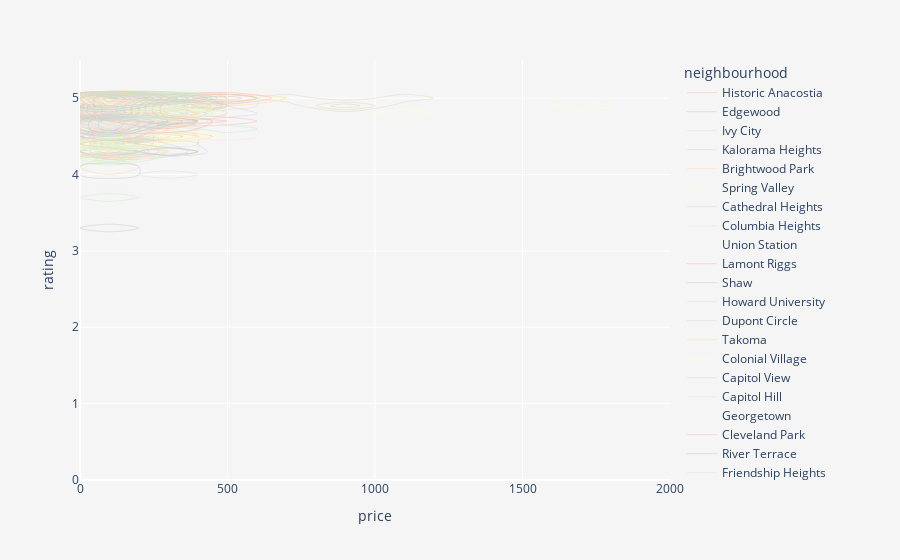

Notebook code cell kept with this figure:
### Code cell
fig = px.density_contour(df_cleaned, x="price", y="rating", color="neighbourhood",range_x=[0, 2000],range_y=[0,5.5],color_discrete_map=color_map )
fig.update_layout(
    plot_bgcolor='whitesmoke',  # Inner background color
    paper_bgcolor='whitesmoke' # Outer background color
)
fig.show()

### Figure 1 — Plotly figure (JSON) as saved in the notebook; plotly's stock layout.template omitted (floating-point values rounded to 4 significant figures; data arrays with more than 128 entries replaced by an {"elided": "..."} marker saying what was removed)
{"data": [{"contours": {"coloring": "none"}, "hovertemplate": "neighbourhood=Historic Anacostia<br>price=%{x}<br>rating=%{y}<br>count=%{z}<extra></extra>", "legendgroup": "Historic Anacostia", "line": {"color": "rgb(251,180,174)"}, "name": "Historic Anacostia", "showlegend": true, "type": "histogram2dcontour", "x": [67, 95, 84, 450, 96, 100, 198, 58, 80, 124, 178, 85, 150, 439, 271, 60, 86, 182, 119, 80, 212, 90, 171, 80], "xaxis": "x", "xbingroup": "x", "y": [4.64, 4.95, 4.66, 4.74, 4.33, 4.43, 4.33, 4.45, 4.94, 5, 4.84, 4.79, 4.59, 4.98, 4.73, 4.36, 4.88, 4.33, 4.53, 4.9, 4.73, 5, 4.82, 4.93], "yaxis": "y", "ybingroup": "y"}, {"contours": {"coloring": "none"}, "hovertemplate": "neighbourhood=Edgewood<br>price=%{x}<br>rating=%{y}<br>count=%{z}<extra></extra>", "legendgroup": "Edgewood", "line": {"color": "rgb(179,205,227)"}, "name": "Edgewood", "showlegend": true, "type": "histogram2dcontour", "x": {"elided": "312 int values"}, "xaxis": "x", "xbingroup": "x", "y": {"elided": "312 float values"}, "yaxis": "y", "ybingroup": "y"}, {"contours": {"coloring": "none"}, "hovertemplate": "neighbourhood=Ivy City<br>price=%{x}<br>rating=%{y}<br>count=%{z}<extra></extra>", "legendgroup": "Ivy City", "line": {"color": "rgb(204,235,197)"}, "name": "Ivy City", "showlegend": true, "type": "histogram2dcontour", "x": {"elided": "139 int values"}, "xaxis": "x", "xbingroup": "x", "y": {"elided": "139 float values"}, "yaxis": "y", "ybingroup": "y"}, {"contours": {"coloring": "none"}, "hovertemplate": "neighbourhood=Kalorama Heights<br>price=%{x}<br>rating=%{y}<br>count=%{z}<extra></extra>", "legendgroup": "Kalorama Heights", "line": {"color": "rgb(222,203,228)"}, "name": "Kalorama Heights", "showlegend": true, "type": "histogram2dcontour", "x": [60, 259, 95, 160, 139, 110, 120, 275, 265, 71, 163, 180, 500, 647, 98, 251, 175, 77, 175, 270, 97, 200, 100, 87, 94, 119, 123, 199, 249, 69, 62, 109, 180, 90, 116, 85, 158, 255, 118, 130, 130, 130, 130, 255, 89, 152, 239, 178, 100, 139, 127, 165, 275, 103, 70, 99, 115, 127, 94, 109, 74, 73, 146, 127, 86, 116, 135, 152, 149, 170, 377, 100, 444, 139, 200, 107, 164, 341, 224, 550, 68, 42, 69, 35, 195, 158, 100, 100], "xaxis": "x", "xbingroup": "x", "y": [4.5, 4.86, 4.85, 4.59, 4.74, 4.81, 4.46, 4.4, 4.98, 4.92, 4.85, 4.82, 4.76, 4.74, 4.37, 4.81, 4.87, 4.77, 4.79, 5, 4.98, 4.77, 4.96, 4.81, 4.75, 4.53, 4.83, 4.79, 4.45, 4.65, 4.51, 4.7, 5, 4.83, 4.97, 4.79, 4.71, 4.96, 4.73, 4.8, 4.69, 4.73, 4.71, 4.73, 4.82, 4.91, 5, 4.8, 4.53, 4.83, 4.52, 4.88, 5, 4.8, 4.8, 4.93, 4.6, 4.32, 5, 4.67, 4.53, 4.54, 4.71, 4.46, 4.84, 4.73, 4.8, 4.78, 4.94, 5, 4.5, 4.33, 4.87, 4.79, 4.84, 4.8, 4.63, 4.85, 4.59, 4.73, 4.46, 4.53, 4.67, 4.43, 5, 5, 5, 4.63], "yaxis": "y", "ybingroup": "y"}, {"contours": {"coloring": "none"}, "hovertemplate": "neighbourhood=Brightwood Park<br>price=%{x}<br>rating=%{y}<br>count=%{z}<extra></extra>", "legendgroup": "Brightwood Park", "line": {"color": "rgb(254,217,166)"}, "name": "Brightwood Park", "showlegend": true, "type": "histogram2dcontour", "x": {"elided": "211 int values"}, "xaxis": "x", "xbingroup": "x", "y": {"elided": "211 float values"}, "yaxis": "y", "ybingroup": "y"}, {"contours": {"coloring": "none"}, "hovertemplate": "neighbourhood=Spring Valley<br>price=%{x}<br>rating=%{y}<br>count=%{z}<extra></extra>", "legendgroup": "Spring Valley", "line": {"color": "rgb(255,255,204)"}, "name": "Spring Valley", "showlegend": true, "type": "histogram2dcontour", "x": [66, 120, 330, 110, 165, 95, 110, 270, 98, 700, 120, 159, 105, 135, 750, 134, 225, 101, 170, 67, 98, 399, 73, 120, 120, 468, 475, 114, 495, 161, 75, 155, 160, 175, 50, 127], "xaxis": "x", "xbingroup": "x", "y": [4.79, 4.92, 4.8, 4.92, 4.7, 5, 4.75, 4.59, 4.99, 5, 4.86, 4.97, 4.72, 4.84, 4.92, 4.26, 4.69, 4.75, 4.99, 4.94, 4.92, 4.38, 4.95, 4.89, 5, 5, 5, 4.96, 4.9, 5, 4.5, 5, 4.9, 5, 5, 4.78], "yaxis": "y", "ybingroup": "y"}, {"contours": {"coloring": "none"}, "hovertemplate": "neighbourhood=Cathedral Heights<br>price=%{x}<br>rating=%{y}<br>count=%{z}<extra></extra>", "legendgroup": "Cathedral Heights", "line": {"color": "rgb(229,216,189)"}, "name": "Cathedral Heights", "showlegend": true, "type": "histogram2dcontour", "x": [85, 325, 146, 987, 70, 166, 1120, 829, 298, 80, 125, 188, 111, 111, 306, 99, 129, 320, 215, 83, 105, 198, 799, 124, 130, 350, 89, 85, 123, 149], "xaxis": "x", "xbingroup": "x", "y": [4.59, 4.43, 5, 4.88, 4.59, 4.72, 4.97, 4.89, 4.54, 4.97, 4.97, 4.63, 4.59, 4.33, 4.73, 4.87, 4.73, 4.97, 5, 4.46, 4.97, 5, 5, 4.8, 5, 4.94, 4.92, 4.97, 4.76, 4.83], "yaxis": "y", "ybingroup": "y"}, {"contours": {"coloring": "none"}, "hovertemplate": "neighbourhood=Columbia Heights<br>price=%{x}<br>rating=%{y}<br>count=%{z}<extra></extra>", "legendgroup": "Columbia Heights", "line": {"color": "rgb(253,218,236)"}, "name": "Columbia Heights", "showlegend": true, "type": "histogram2dcontour", "x": {"elided": "285 int values"}, "xaxis": "x", "xbingroup": "x", "y": {"elided": "285 float values"}, "yaxis": "y", "ybingroup": "y"}, {"contours": {"coloring": "none"}, "hovertemplate": "neighbourhood=Union Station<br>price=%{x}<br>rating=%{y}<br>count=%{z}<extra></extra>", "legendgroup": "Union Station", "line": {"color": "rgb(242,242,242)"}, "name": "Union Station", "showlegend": true, "type": "histogram2dcontour", "x": {"elided": "388 int values"}, "xaxis": "x", "xbingroup": "x", "y": {"elided": "388 float values"}, "yaxis": "y", "ybingroup": "y"}, {"contours": {"coloring": "none"}, "hovertemplate": "neighbourhood=Lamont Riggs<br>price=%{x}<br>rating=%{y}<br>count=%{z}<extra></extra>", "legendgroup": "Lamont Riggs", "line": {"color": "rgb(251,180,174)"}, "name": "Lamont Riggs", "showlegend": true, "type": "histogram2dcontour", "x": [65, 58, 125, 72, 56, 190, 72, 103, 76, 182, 139, 90, 65, 75, 94, 81, 121, 119, 98, 93, 89, 89, 80, 233, 149, 100, 120, 297, 115, 128, 193, 90, 240, 80, 101, 55, 114, 57, 59, 94, 61], "xaxis": "x", "xbingroup": "x", "y": [5, 4.87, 4.62, 4.73, 4.44, 4.84, 4.57, 4.91, 4.72, 4.93, 4.91, 4.74, 4.89, 4.85, 4.48, 4.9, 4.79, 4.67, 3.38, 4.94, 4.76, 4.92, 4.71, 4.75, 4.88, 4.8, 4.94, 4.86, 4.9, 4.89, 4.5, 4.88, 4, 4.67, 4.98, 4.78, 4.75, 5, 5, 4.46, 5], "yaxis": "y", "ybingroup": "y"}, {"contours": {"coloring": "none"}, "hovertemplate": "neighbourhood=Shaw<br>price=%{x}<br>rating=%{y}<br>count=%{z}<extra></extra>", "legendgroup": "Shaw", "line": {"color": "rgb(179,205,227)"}, "name": "Shaw", "showlegend": true, "type": "histogram2dcontour", "x": {"elided": "207 int values"}, "xaxis": "x", "xbingroup": "x", "y": {"elided": "207 float values"}, "yaxis": "y", "ybingroup": "y"}, {"contours": {"coloring": "none"}, "hovertemplate": "neighbourhood=Howard University<br>price=%{x}<br>rating=%{y}<br>count=%{z}<extra></extra>", "legendgroup": "Howard University", "line": {"color": "rgb(204,235,197)"}, "name": "Howard University", "showlegend": true, "type": "histogram2dcontour", "x": {"elided": "135 int values"}, "xaxis": "x", "xbingroup": "x", "y": {"elided": "135 float values"}, "yaxis": "y", "ybingroup": "y"}, {"contours": {"coloring": "none"}, "hovertemplate": "neighbourhood=Dupont Circle<br>price=%{x}<br>rating=%{y}<br>count=%{z}<extra></extra>", "legendgroup": "Dupont Circle", "line": {"color": "rgb(222,203,228)"}, "name": "Dupont Circle", "showlegend": true, "type": "histogram2dcontour", "x": {"elided": "213 int values"}, "xaxis": "x", "xbingroup": "x", "y": {"elided": "213 float values"}, "yaxis": "y", "ybingroup": "y"}, {"contours": {"coloring": "none"}, "hovertemplate": "neighbourhood=Takoma<br>price=%{x}<br>rating=%{y}<br>count=%{z}<extra></extra>", "legendgroup": "Takoma", "line": {"color": "rgb(254,217,166)"}, "name": "Takoma", "showlegend": true, "type": "histogram2dcontour", "x": [60, 90, 58, 95, 52, 75, 117, 69, 80, 90, 87, 94, 65, 105, 65, 635, 115, 50, 65, 80, 150, 71, 90, 289, 448, 300, 60, 75, 216, 110, 47, 468, 265, 204, 90, 50, 85, 95, 331, 93, 275, 60, 134, 110, 69, 178, 110, 123, 70, 156, 126, 120, 848, 88, 71, 108, 251, 413, 168, 470, 183, 115, 147, 239, 45, 76, 193, 54], "xaxis": "x", "xbingroup": "x", "y": [4.87, 4.49, 4.64, 4.89, 4.79, 4.64, 4.47, 4.88, 4.77, 4.68, 4.89, 4.71, 4.61, 4.84, 4.95, 4.93, 4.95, 4.88, 4.67, 4.88, 4.73, 4.89, 4.91, 4.89, 5, 4.88, 4.92, 4.38, 4.83, 4.82, 4.7, 4.87, 4.94, 5, 4.32, 4.8, 4.8, 4.23, 4.88, 4.75, 4.6, 4.77, 5, 4.95, 4.57, 4.77, 5, 4.52, 4.99, 4.96, 4.25, 4.93, 4.67, 4.93, 4.44, 4.96, 5, 5, 4.08, 4.83, 5, 4.86, 4.63, 5, 4.46, 4.92, 5, 3.67], "yaxis": "y", "ybingroup": "y"}, {"contours": {"coloring": "none"}, "hovertemplate": "neighbourhood=Colonial Village<br>price=%{x}<br>rating=%{y}<br>count=%{z}<extra></extra>", "legendgroup": "Colonial Village", "line": {"color": "rgb(255,255,204)"}, "name": "Colonial Village", "showlegend": true, "type": "histogram2dcontour", "x": [90, 90, 90, 95, 98, 140, 80, 1624, 130, 112, 82, 54, 63, 65, 45, 37, 63, 95, 45], "xaxis": "x", "xbingroup": "x", "y": [4.79, 4.83, 4.67, 4.87, 4.87, 4.95, 4.84, 4.94, 4.78, 5, 5, 4.83, 5, 4.67, 4.67, 5, 5, 4.63, 4.2], "yaxis": "y", "ybingroup": "y"}, {"contours": {"coloring": "none"}, "hovertemplate": "neighbourhood=Capitol View<br>price=%{x}<br>rating=%{y}<br>count=%{z}<extra></extra>", "legendgroup": "Capitol View", "line": {"color": "rgb(229,216,189)"}, "name": "Capitol View", "showlegend": true, "type": "histogram2dcontour", "x": [80, 250, 73, 55, 199, 160, 200, 57, 91, 133, 151, 65, 45, 58, 204, 120, 265, 101, 43, 70, 65, 50, 98, 80, 208, 99, 75, 69, 175, 175, 174, 254, 144, 55, 148, 61, 493, 151, 90, 163, 75, 125, 66, 220, 88, 300, 429, 183, 81, 277, 209, 75, 155, 115, 150, 50, 70, 90, 285, 100, 59, 241, 110, 126, 121, 235], "xaxis": "x", "xbingroup": "x", "y": [4.75, 4.86, 4.8, 4.93, 4.51, 4.57, 4.85, 4.96, 4.6, 4.71, 4.94, 4.64, 4.8, 4.69, 4.86, 4.7, 4.59, 4.76, 4.56, 4.78, 4.88, 4.68, 4.39, 4.84, 4.65, 4.83, 4.85, 4.81, 4.53, 4.76, 4.84, 4.29, 4.76, 4.96, 4.87, 4.67, 4.76, 4.37, 4.82, 4.62, 4.91, 4.55, 4.86, 4.75, 4.77, 4.72, 4.88, 4.55, 4.82, 4.92, 4.8, 5, 4.65, 4.75, 4, 4.83, 4.8, 4.55, 3.57, 4.67, 4.89, 4.57, 5, 4.83, 5, 5], "yaxis": "y", "ybingroup": "y"}, {"contours": {"coloring": "none"}, "hovertemplate": "neighbourhood=Capitol Hill<br>price=%{x}<br>rating=%{y}<br>count=%{z}<extra></extra>", "legendgroup": "Capitol Hill", "line": {"color": "rgb(253,218,236)"}, "name": "Capitol Hill", "showlegend": true, "type": "histogram2dcontour", "x": {"elided": "321 int values"}, "xaxis": "x", "xbingroup": "x", "y": {"elided": "321 float values"}, "yaxis": "y", "ybingroup": "y"}, {"contours": {"coloring": "none"}, "hovertemplate": "neighbourhood=Georgetown<br>price=%{x}<br>rating=%{y}<br>count=%{z}<extra></extra>", "legendgroup": "Georgetown", "line": {"color": "rgb(242,242,242)"}, "name": "Georgetown", "showlegend": true, "type": "histogram2dcontour", "x": [337, 169, 250, 250, 145, 407, 220, 220, 122, 125, 196, 56, 295, 100, 292, 192, 125, 122, 250, 200, 145, 153, 186, 186, 186, 164, 164, 186, 197, 1500, 97, 151, 119, 110, 141, 110, 350, 339, 113, 414, 75, 736, 185, 193, 149, 195, 342, 413, 690, 199, 113, 211, 113, 287, 549, 72, 184, 165, 145, 359, 271, 138, 110, 221, 266, 105, 57, 61, 679, 725, 439, 150, 556, 298, 169, 179, 204, 339, 532, 147, 262, 188, 308, 181, 139, 203, 172, 200, 182, 226, 105, 625, 67, 198, 160, 342, 251, 150, 140, 287, 250, 160, 230, 328, 57, 82, 181, 159, 170, 135, 110, 1064, 172, 271, 111], "xaxis": "x", "xbingroup": "x", "y": [4.58, 3.29, 4.78, 4.76, 4.8, 4.86, 4.85, 4.87, 4.88, 4.47, 4.98, 4.87, 4.5, 4.87, 4.83, 4.62, 4.58, 4.96, 4.88, 4.82, 4.73, 4.69, 4.88, 4.85, 4.5, 4.83, 5, 4.67, 4.71, 4.9, 4.78, 4.98, 4.68, 4.8, 4.83, 4.96, 4, 4.89, 4.93, 4.89, 4.53, 4.87, 4.68, 5, 4.89, 4.96, 4.76, 4.58, 5, 4.58, 4.86, 4.92, 4.8, 5, 4.98, 4.69, 4.71, 4.76, 4.28, 4.55, 5, 4.5, 4.9, 4.86, 4.26, 4.74, 4.93, 4.83, 5, 4.88, 4.67, 4.88, 4.54, 4.68, 4.39, 4.39, 4.27, 4.97, 5, 4.7, 4.86, 5, 4.67, 4.67, 4.92, 4.86, 4.9, 4.93, 5, 4.89, 4.56, 4.89, 4.95, 4.78, 4.84, 5, 5, 5, 4.8, 4.73, 4.61, 4.97, 4.82, 4.83, 5, 4.81, 5, 4.78, 4.89, 4.84, 4.29, 5, 5, 5, 5], "yaxis": "y", "ybingroup": "y"}, {"contours": {"coloring": "none"}, "hovertemplate": "neighbourhood=Cleveland Park<br>price=%{x}<br>rating=%{y}<br>count=%{z}<extra></extra>", "legendgroup": "Cleveland Park", "line": {"color": "rgb(251,180,174)"}, "name": "Cleveland Park", "showlegend": true, "type": "histogram2dcontour", "x": [70, 200, 400, 159, 158, 135, 204, 65, 677, 187, 120, 1200, 124, 90, 118, 98, 104, 129, 238, 129, 251, 650, 110, 140, 60, 106, 356, 97, 135, 203, 116], "xaxis": "x", "xbingroup": "x", "y": [4.83, 5, 4.88, 4.55, 4.87, 4.93, 4.85, 4.67, 4.83, 4.85, 4.96, 4.92, 4.91, 4.98, 4.95, 4.85, 4.88, 4.94, 4.66, 4.71, 4.79, 5, 4.88, 4.87, 4.75, 4.87, 4.92, 4.83, 4.92, 4.83, 5], "yaxis": "y", "ybingroup": "y"}, {"contours": {"coloring": "none"}, "hovertemplate": "neighbourhood=River Terrace<br>price=%{x}<br>rating=%{y}<br>count=%{z}<extra></extra>", "legendgroup": "River Terrace", "line": {"color": "rgb(179,205,227)"}, "name": "River Terrace", "showlegend": true, "type": "histogram2dcontour", "x": [400, 49, 85, 130, 91, 75, 107, 140, 61, 84, 43, 156, 57, 124, 132, 173, 161, 37, 79, 129, 121, 88, 104, 70, 85, 199, 122, 80, 104, 104], "xaxis": "x", "xbingroup": "x", "y": [4.42, 4.68, 4.83, 4.74, 4.79, 4.6, 4.93, 4.77, 4.82, 4.58, 4.33, 4.89, 4.88, 4.86, 4.82, 4.94, 4.77, 4.82, 4.85, 4.79, 4.75, 4.5, 4.8, 4.74, 4.84, 4.33, 4.77, 5, 5, 5], "yaxis": "y", "ybingroup": "y"}, {"contours": {"coloring": "none"}, "hovertemplate": "neighbourhood=Friendship Heights<br>price=%{x}<br>rating=%{y}<br>count=%{z}<extra></extra>", "legendgroup": "Friendship Heights", "line": {"color": "rgb(204,235,197)"}, "name": "Friendship Heights", "showlegend": true, "type": "histogram2dcontour", "x": [169, 100, 92, 154, 73, 95, 200, 485, 60, 300, 84, 125, 120, 110, 222, 145, 245, 116, 136, 150, 89, 188, 114, 124, 114, 156, 139, 99, 234, 145, 122, 105, 314, 66, 282, 115, 108, 500, 125], "xaxis": "x", "xbingroup": "x", "y": [4.89, 4.63, 4.96, 4.99, 4.24, 4.89, 4.91, 4.81, 4.92, 5, 4.93, 5, 4.98, 4.94, 4.74, 4.93, 5, 4.95, 4.88, 4.83, 4.44, 5, 4.4, 4.78, 4.57, 4.98, 4.81, 4.83, 4.21, 4.98, 4.72, 4.93, 4.86, 4.44, 5, 4.84, 4.85, 4.89, 4.38], "yaxis": "y", "ybingroup": "y"}, {"contours": {"coloring": "none"}, "hovertemplate": "neighbourhood=Downtown<br>price=%{x}<br>rating=%{y}<br>count=%{z}<extra></extra>", "legendgroup": "Downtown", "line": {"color": "rgb(222,203,228)"}, "name": "Downtown", "showlegend": true, "type": "histogram2dcontour", "x": [250, 110, 193, 193, 110, 110, 339, 110, 193, 110, 339, 400, 395, 380, 339, 339, 110, 193, 128, 225, 225, 70, 71, 193, 189, 275, 299, 267, 299, 128, 225, 193, 279, 279, 80, 150, 250, 190, 149, 250, 450, 88, 193, 110, 110, 280, 193, 300, 158, 225, 56, 115, 140, 144, 135, 119, 107, 301, 241, 186, 124, 98, 120, 450, 103, 301, 138, 138, 93], "xaxis": "x", "xbingroup": "x", "y": [4.78, 4.88, 4.76, 4.79, 4.67, 4.9, 4.31, 5, 4.44, 4.27, 4.6, 4.94, 4.84, 4.3, 4.77, 4.67, 3.33, 4.29, 3.33, 4.5, 4.4, 4.87, 4.86, 4.56, 5, 5, 4.9, 4.85, 4.77, 3.83, 4.29, 4.67, 4.87, 4.88, 5, 4.85, 4.94, 4.87, 4.83, 4.44, 4.82, 4.72, 4.54, 4.08, 4.38, 5, 4.22, 4.86, 4.53, 4.5, 4.43, 4.86, 4.65, 4.96, 4.9, 4.98, 4.93, 5, 4.85, 4.92, 4.75, 4.68, 4.78, 4.79, 4.97, 4.92, 5, 4.75, 5], "yaxis": "y", "ybingroup": "y"}, {"contours": {"coloring": "none"}, "hovertemplate": "neighbourhood=West End<br>price=%{x}<br>rating=%{y}<br>count=%{z}<extra></extra>", "legendgroup": "West End", "line": {"color": "rgb(254,217,166)"}, "name": "West End", "showlegend": true, "type": "histogram2dcontour", "x": [165, 180, 150, 67, 120, 110, 450, 609, 145, 150, 143, 126, 131, 184, 400, 160, 80, 110, 109, 139, 1000, 139, 139, 124, 95, 165, 139, 128, 230, 104, 123, 330, 104, 98, 124, 168, 495, 194, 195], "xaxis": "x", "xbingroup": "x", "y": [4.91, 4.91, 4.73, 4.83, 4.71, 4.92, 4.89, 4.95, 4.7, 4.81, 4.79, 4.77, 4.75, 4.73, 4.99, 4.89, 5, 4.91, 4.57, 4.67, 4.84, 4.71, 4, 4.48, 4.68, 4.2, 4.33, 4.6, 4.78, 4.69, 4.51, 4.96, 4.63, 4.59, 4.89, 4.92, 5, 5, 4.79], "yaxis": "y", "ybingroup": "y"}, {"contours": {"coloring": "none"}, "hovertemplate": "neighbourhood=Hawthorne<br>price=%{x}<br>rating=%{y}<br>count=%{z}<extra></extra>", "legendgroup": "Hawthorne", "line": {"color": "rgb(255,255,204)"}, "name": "Hawthorne", "showlegend": true, "type": "histogram2dcontour", "x": [69, 325, 106, 85, 96, 1050, 98, 105, 98, 94, 162, 179, 242, 269, 154, 267, 141, 120, 95, 135], "xaxis": "x", "xbingroup": "x", "y": [4.91, 4.79, 4.78, 4.78, 4.95, 4.75, 4.76, 4.96, 4.93, 4.83, 4.91, 4.83, 5, 4.89, 4.72, 4.89, 4.92, 5, 4.89, 4.96], "yaxis": "y", "ybingroup": "y"}, {"contours": {"coloring": "none"}, "hovertemplate": "neighbourhood=North Cleveland Park<br>price=%{x}<br>rating=%{y}<br>count=%{z}<extra></extra>", "legendgroup": "North Cleveland Park", "line": {"color": "rgb(229,216,189)"}, "name": "North Cleveland Park", "showlegend": true, "type": "histogram2dcontour", "x": [146, 145, 78, 182, 181, 92, 87, 319, 203, 103, 121, 109, 325], "xaxis": "x", "xbingroup": "x", "y": [4.94, 4.98, 4.91, 4.65, 4.81, 4.85, 4.96, 4.66, 4.91, 4.68, 4.97, 4.95, 4.67], "yaxis": "y", "ybingroup": "y"}, {"contours": {"coloring": "none"}, "hovertemplate": "neighbourhood=Douglas<br>price=%{x}<br>rating=%{y}<br>count=%{z}<extra></extra>", "legendgroup": "Douglas", "line": {"color": "rgb(253,218,236)"}, "name": "Douglas", "showlegend": true, "type": "histogram2dcontour", "x": [39, 90, 180, 150, 45, 132, 499, 96, 180, 112, 232, 91, 180, 590, 188, 275], "xaxis": "x", "xbingroup": "x", "y": [4.64, 4.93, 4.6, 4.78, 4.67, 4.6, 4.64, 5, 4.5, 4.98, 4.76, 4.86, 4.92, 4.5, 4.92, 5], "yaxis": "y", "ybingroup": "y"}, {"contours": {"coloring": "none"}, "hovertemplate": "neighbourhood=Brookland<br>price=%{x}<br>rating=%{y}<br>count=%{z}<extra></extra>", "legendgroup": "Brookland", "line": {"color": "rgb(242,242,242)"}, "name": "Brookland", "showlegend": true, "type": "histogram2dcontour", "x": [161, 62, 78, 125, 68, 72, 100, 99, 109, 90, 98, 120, 57, 71, 370, 105, 125, 189, 120, 75, 100, 102, 66, 100, 121, 278, 485, 115, 199, 675, 257, 300, 70, 233, 100, 249, 66, 115, 126, 98, 53, 120, 96, 130, 93, 150, 129, 127, 111, 250, 135, 421, 85, 91, 106, 76, 151, 397, 146, 185, 103, 166, 120, 142, 187, 225, 390, 113, 159, 125, 79, 148, 105, 86, 110, 155, 95, 211, 79, 315, 206, 124, 114, 95, 125, 145, 133, 122, 74, 119, 191, 149, 83, 98, 74], "xaxis": "x", "xbingroup": "x", "y": [4.8, 4.93, 4.87, 4.85, 4.78, 4.7, 4.88, 4.96, 4.9, 4.67, 4.93, 4.89, 4.96, 4.84, 5, 4.82, 4.96, 4.98, 4.93, 4.83, 3.67, 4.94, 4.96, 5, 4.9, 4.88, 4.95, 4.79, 4.9, 4.86, 4.92, 4.88, 4.85, 4.95, 4, 5, 4.53, 4.97, 4.78, 4.9, 4.55, 4.67, 5, 5, 4.89, 4.93, 5, 5, 4.8, 4.93, 4.86, 4.83, 5, 4.84, 4.88, 4.95, 4.84, 5, 4.67, 4.87, 4.41, 4.91, 4.96, 4, 4.96, 5, 5, 4.93, 4.96, 5, 4.9, 4.91, 4.78, 4.8, 4.78, 4.71, 4.63, 4.8, 4.8, 4.78, 5, 4.4, 5, 4.96, 3.2, 5, 4.71, 4.8, 4.33, 4.91, 5, 4.78, 5, 5, 4.67], "yaxis": "y", "ybingroup": "y"}, {"contours": {"coloring": "none"}, "hovertemplate": "neighbourhood=Fairfax Village<br>price=%{x}<br>rating=%{y}<br>count=%{z}<extra></extra>", "legendgroup": "Fairfax Village", "line": {"color": "rgb(251,180,174)"}, "name": "Fairfax Village", "showlegend": true, "type": "histogram2dcontour", "x": [79, 200, 110, 66, 220, 314, 80, 300, 190, 65, 99, 143, 136, 68, 94, 73], "xaxis": "x", "xbingroup": "x", "y": [4.71, 4.84, 4.55, 5, 4.54, 4.99, 4.47, 4.49, 4.73, 4.72, 4.56, 4.83, 4.94, 4.98, 4.92, 4.63], "yaxis": "y", "ybingroup": "y"}, {"contours": {"coloring": "none"}, "hovertemplate": "neighbourhood=North Michigan Park<br>price=%{x}<br>rating=%{y}<br>count=%{z}<extra></extra>", "legendgroup": "North Michigan Park", "line": {"color": "rgb(179,205,227)"}, "name": "North Michigan Park", "showlegend": true, "type": "histogram2dcontour", "x": [85, 189, 65, 68, 96, 77, 84, 95, 81, 114, 186, 66, 69, 376, 66, 59, 285, 85, 280, 110, 98, 156, 114, 218, 99, 65, 175, 124, 78, 165, 29, 177, 300, 72, 177, 76, 107, 82, 90, 103, 245, 89, 112, 160], "xaxis": "x", "xbingroup": "x", "y": [4.73, 4.98, 4.6, 4.88, 4.68, 4.95, 4.8, 4.78, 4.92, 4.85, 4.74, 4.89, 4.88, 4.8, 4.89, 5, 4.81, 4.4, 4.17, 4.76, 4.97, 5, 4.81, 4.8, 3.75, 4.27, 4.71, 4.93, 5, 4.76, 4.79, 4.5, 5, 4.6, 5, 4.81, 4.82, 4.93, 4.87, 4.53, 4.67, 4.7, 5, 5], "yaxis": "y", "ybingroup": "y"}, {"contours": {"coloring": "none"}, "hovertemplate": "neighbourhood=Southwest Employment Area<br>price=%{x}<br>rating=%{y}<br>count=%{z}<extra></extra>", "legendgroup": "Southwest Employment Area", "line": {"color": "rgb(204,235,197)"}, "name": "Southwest Employment Area", "showlegend": true, "type": "histogram2dcontour", "x": [385, 442, 190, 85, 190, 471, 80, 200, 272, 80, 262, 165, 331, 262, 186, 262, 95, 135, 200, 400, 375, 262, 166, 118, 386, 257, 257, 129, 129, 118, 169, 110, 200, 161, 54], "xaxis": "x", "xbingroup": "x", "y": [4.87, 4.87, 4.63, 4.67, 4.47, 4.96, 5, 4.72, 4.86, 5, 4.94, 4.94, 4.96, 4, 5, 4.76, 5, 4.6, 4.69, 4.55, 4.93, 4.81, 4.78, 3.33, 5, 4.67, 4.33, 4.33, 4.5, 4.5, 4.63, 4.93, 5, 4.85, 4.25], "yaxis": "y", "ybingroup": "y"}, {"contours": {"coloring": "none"}, "hovertemplate": "neighbourhood=Twining<br>price=%{x}<br>rating=%{y}<br>count=%{z}<extra></extra>", "legendgroup": "Twining", "line": {"color": "rgb(222,203,228)"}, "name": "Twining", "showlegend": true, "type": "histogram2dcontour", "x": [111, 170, 99, 78, 80, 148, 88, 177, 140, 68, 99, 284, 423, 140, 39, 114, 89, 69, 270, 103, 50, 75, 86, 150, 57, 229, 479, 95, 507, 150, 100, 289, 300, 143, 205, 300, 66, 88, 89, 118, 75, 146, 60, 135, 135, 132, 70, 92, 154, 95, 110, 107, 153, 231, 75, 114, 120, 414, 69, 86, 169, 194, 100, 121, 250, 182, 100, 72, 80, 110, 77, 281], "xaxis": "x", "xbingroup": "x", "y": [4.8, 4.88, 4.79, 4.8, 4.33, 4.78, 4.89, 4.87, 4.78, 4.88, 4.76, 4.8, 4.77, 4.88, 3.67, 4.98, 4.93, 4.91, 4.73, 4.8, 4.59, 4.48, 4.75, 4.79, 4.78, 4.71, 4.92, 4.86, 4.86, 4.67, 4.88, 3.67, 3.67, 4.78, 4.98, 4.48, 4.71, 4.56, 4.69, 4.93, 5, 4.81, 4.87, 4.77, 4.8, 4.78, 4.97, 4.92, 4.66, 5, 4.38, 4.72, 5, 5, 4.96, 5, 4.75, 4.4, 4.67, 4.67, 4, 5, 4.57, 4.83, 5, 4.57, 4.79, 4.89, 4.89, 4.83, 4.88, 5], "yaxis": "y", "ybingroup": "y"}, {"contours": {"coloring": "none"}, "hovertemplate": "neighbourhood=Congress Heights<br>price=%{x}<br>rating=%{y}<br>count=%{z}<extra></extra>", "legendgroup": "Congress Heights", "line": {"color": "rgb(254,217,166)"}, "name": "Congress Heights", "showlegend": true, "type": "histogram2dcontour", "x": [80, 101, 75, 240, 168, 48, 60, 65, 139, 60, 200, 92, 143, 139, 60, 40, 121, 55, 63, 70, 175, 58, 355, 70, 415, 108, 59, 126, 356, 130, 141, 85, 150, 55, 188, 140, 60, 52, 189, 145, 357, 162, 30, 204, 91, 45, 300, 250, 71, 101, 84, 31, 109, 45, 35, 160], "xaxis": "x", "xbingroup": "x", "y": [4.81, 4.75, 4.97, 4.93, 4.72, 4.63, 4.93, 5, 4.85, 4.1, 4.92, 4.86, 4.57, 4.5, 4.87, 3.2, 4.51, 4.68, 4.83, 4.79, 4.92, 4.74, 4.33, 4.29, 4.79, 4.72, 4.06, 4.75, 4.43, 4.25, 4.53, 4.7, 4.67, 4.2, 4.74, 4.89, 4, 4.6, 4.68, 4.84, 5, 5, 4.62, 4.82, 4.78, 2, 4.8, 4.83, 5, 4.75, 4.83, 4.6, 4.92, 3.5, 3.67, 5], "yaxis": "y", "ybingroup": "y"}, {"contours": {"coloring": "none"}, "hovertemplate": "neighbourhood=Woodland/Fort Stanton<br>price=%{x}<br>rating=%{y}<br>count=%{z}<extra></extra>", "legendgroup": "Woodland/Fort Stanton", "line": {"color": "rgb(255,255,204)"}, "name": "Woodland/Fort Stanton", "showlegend": true, "type": "histogram2dcontour", "x": [52, 60, 375, 382, 211], "xaxis": "x", "xbingroup": "x", "y": [4.98, 4.42, 4.84, 4.5, 5], "yaxis": "y", "ybingroup": "y"}, {"contours": {"coloring": "none"}, "hovertemplate": "neighbourhood=Sheridan<br>price=%{x}<br>rating=%{y}<br>count=%{z}<extra></extra>", "legendgroup": "Sheridan", "line": {"color": "rgb(229,216,189)"}, "name": "Sheridan", "showlegend": true, "type": "histogram2dcontour", "x": [75, 375, 350, 58, 61, 70, 69, 89, 50, 106, 106], "xaxis": "x", "xbingroup": "x", "y": [4.67, 4.94, 4.86, 4.83, 4.81, 4.78, 4.94, 4.78, 4.79, 4.85, 5], "yaxis": "y", "ybingroup": "y"}, {"contours": {"coloring": "none"}, "hovertemplate": "neighbourhood=Near Southeast<br>price=%{x}<br>rating=%{y}<br>count=%{z}<extra></extra>", "legendgroup": "Near Southeast", "line": {"color": "rgb(253,218,236)"}, "name": "Near Southeast", "showlegend": true, "type": "histogram2dcontour", "x": [75, 29, 103, 150, 184, 176, 253, 122, 210, 121, 386, 172, 176, 175, 177, 176, 141, 212, 171, 193, 179, 199, 150, 154, 252, 116, 169, 72], "xaxis": "x", "xbingroup": "x", "y": [4.99, 4.21, 5, 5, 4.67, 4.49, 4.59, 4.63, 4.63, 4.7, 4.98, 4.65, 4.59, 4.51, 4.64, 4.52, 4.69, 4.74, 4.68, 4.73, 4.71, 4.62, 4.81, 4.67, 4.68, 4.84, 4.84, 4.75], "yaxis": "y", "ybingroup": "y"}, {"contours": {"coloring": "none"}, "hovertemplate": "neighbourhood=Eastland Gardens<br>price=%{x}<br>rating=%{y}<br>count=%{z}<extra></extra>", "legendgroup": "Eastland Gardens", "line": {"color": "rgb(242,242,242)"}, "name": "Eastland Gardens", "showlegend": true, "type": "histogram2dcontour", "x": [96, 50, 82, 204, 188, 150, 34, 92], "xaxis": "x", "xbingroup": "x", "y": [4.75, 4.5, 4.6, 4.84, 4.41, 4.56, 5, 3.75], "yaxis": "y", "ybingroup": "y"}, {"contours": {"coloring": "none"}, "hovertemplate": "neighbourhood=Woodridge<br>price=%{x}<br>rating=%{y}<br>count=%{z}<extra></extra>", "legendgroup": "Woodridge", "line": {"color": "rgb(251,180,174)"}, "name": "Woodridge", "showlegend": true, "type": "histogram2dcontour", "x": [55, 225, 115, 130, 95, 135, 446, 95, 193, 73, 338, 135, 274, 119, 150, 139, 402, 204, 130, 123, 105, 101, 212], "xaxis": "x", "xbingroup": "x", "y": [4.65, 4.68, 4.79, 4.92, 4.97, 4.98, 5, 4.82, 4.38, 4.77, 4.58, 4.88, 4.33, 4.85, 4.89, 5, 4.97, 4.71, 5, 4.81, 5, 4.64, 5], "yaxis": "y", "ybingroup": "y"}, {"contours": {"coloring": "none"}, "hovertemplate": "neighbourhood=Mayfair<br>price=%{x}<br>rating=%{y}<br>count=%{z}<extra></extra>", "legendgroup": "Mayfair", "line": {"color": "rgb(179,205,227)"}, "name": "Mayfair", "showlegend": true, "type": "histogram2dcontour", "x": [237, 72, 325, 67, 122, 99, 201, 115, 150, 224, 100, 69, 250, 29, 36, 38, 121, 189], "xaxis": "x", "xbingroup": "x", "y": [4.96, 5, 4.96, 4.86, 4.6, 4.86, 4.27, 4.69, 4.12, 5, 4.56, 4.97, 4.67, 4.67, 4.6, 4, 4.7, 4.5], "yaxis": "y", "ybingroup": "y"}, {"contours": {"coloring": "none"}, "hovertemplate": "neighbourhood=Deanwood<br>price=%{x}<br>rating=%{y}<br>count=%{z}<extra></extra>", "legendgroup": "Deanwood", "line": {"color": "rgb(204,235,197)"}, "name": "Deanwood", "showlegend": true, "type": "histogram2dcontour", "x": [113, 89, 52, 41, 86, 250, 428, 94, 189, 121, 206, 365, 205, 165, 69, 99, 65, 105, 102, 132, 169, 273, 190, 219, 54, 57, 61, 80, 111, 105, 202], "xaxis": "x", "xbingroup": "x", "y": [4.86, 4.81, 4.73, 4.35, 4.64, 4.97, 5, 4.42, 4.91, 4.17, 4.79, 4.77, 4.36, 5, 5, 4.8, 5, 4.84, 4.38, 4.65, 4.19, 4.96, 4.52, 4.33, 4.77, 4.62, 4.83, 4.89, 4.67, 5, 4.93], "yaxis": "y", "ybingroup": "y"}], "layout": {"legend": {"title": {"text": "neighbourhood"}, "tracegroupgap": 0}, "margin": {"t": 60}, "paper_bgcolor": "whitesmoke", "plot_bgcolor": "whitesmoke", "xaxis": {"anchor": "y", "domain": [0, 1], "range": [0, 2000], "title": {"text": "price"}}, "yaxis": {"anchor": "x", "domain": [0, 1], "range": [0, 5.5], "title": {"text": "rating"}}}}
